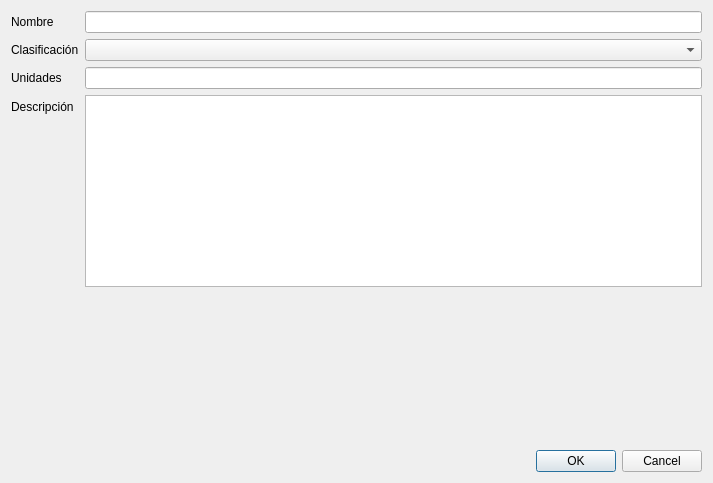
<?xml version="1.0" encoding="UTF-8"?>
<ui version="4.0">
 <class>DatoDlgClass</class>
 <widget class="DataDialog" name="DatoDlgClass">
  <property name="geometry">
   <rect>
    <x>0</x>
    <y>0</y>
    <width>713</width>
    <height>483</height>
   </rect>
  </property>
  <property name="windowTitle">
   <string>Características del punto de toma</string>
  </property>
  <layout class="QVBoxLayout" name="verticalLayout">
   <item>
    <layout class="QFormLayout" name="formLayout">
     <item row="0" column="0">
      <widget class="QLabel" name="label_3">
       <property name="text">
        <string>Nombre</string>
       </property>
       <property name="buddy">
        <cstring>nombre</cstring>
       </property>
      </widget>
     </item>
     <item row="0" column="1">
      <widget class="QLineEdit" name="nombre"/>
     </item>
     <item row="1" column="0">
      <widget class="QLabel" name="label_2">
       <property name="text">
        <string>Clasificación</string>
       </property>
       <property name="buddy">
        <cstring>clasificacion</cstring>
       </property>
      </widget>
     </item>
     <item row="1" column="1">
      <widget class="TComboBox" name="clasificacion"/>
     </item>
     <item row="2" column="0">
      <widget class="QLabel" name="label">
       <property name="text">
        <string>Unidades</string>
       </property>
       <property name="buddy">
        <cstring>unidades</cstring>
       </property>
      </widget>
     </item>
     <item row="2" column="1">
      <widget class="QLineEdit" name="unidades"/>
     </item>
     <item row="3" column="0">
      <widget class="QLabel" name="label_4">
       <property name="text">
        <string>Descripción</string>
       </property>
       <property name="buddy">
        <cstring>descripcion</cstring>
       </property>
      </widget>
     </item>
     <item row="3" column="1">
      <widget class="QTextEdit" name="descripcion"/>
     </item>
    </layout>
   </item>
   <item>
    <spacer name="verticalSpacer">
     <property name="orientation">
      <enum>Qt::Vertical</enum>
     </property>
     <property name="sizeHint" stdset="0">
      <size>
       <width>206</width>
       <height>58</height>
      </size>
     </property>
    </spacer>
   </item>
   <item>
    <widget class="QDialogButtonBox" name="buttonBox">
     <property name="standardButtons">
      <set>QDialogButtonBox::Cancel|QDialogButtonBox::Ok</set>
     </property>
    </widget>
   </item>
  </layout>
 </widget>
 <customwidgets>
  <customwidget>
   <class>DataDialog</class>
   <extends>QDialog</extends>
   <header>ts.h</header>
   <container>1</container>
  </customwidget>
  <customwidget>
   <class>TComboBox</class>
   <extends>QComboBox</extends>
   <header>ts.h</header>
  </customwidget>
 </customwidgets>
 <tabstops>
  <tabstop>nombre</tabstop>
  <tabstop>clasificacion</tabstop>
  <tabstop>unidades</tabstop>
  <tabstop>descripcion</tabstop>
  <tabstop>buttonBox</tabstop>
 </tabstops>
 <resources/>
 <connections>
  <connection>
   <sender>buttonBox</sender>
   <signal>accepted()</signal>
   <receiver>DatoDlgClass</receiver>
   <slot>accept()</slot>
   <hints>
    <hint type="sourcelabel">
     <x>161</x>
     <y>473</y>
    </hint>
    <hint type="destinationlabel">
     <x>152</x>
     <y>156</y>
    </hint>
   </hints>
  </connection>
  <connection>
   <sender>buttonBox</sender>
   <signal>rejected()</signal>
   <receiver>DatoDlgClass</receiver>
   <slot>reject()</slot>
   <hints>
    <hint type="sourcelabel">
     <x>161</x>
     <y>473</y>
    </hint>
    <hint type="destinationlabel">
     <x>152</x>
     <y>156</y>
    </hint>
   </hints>
  </connection>
 </connections>
</ui>
